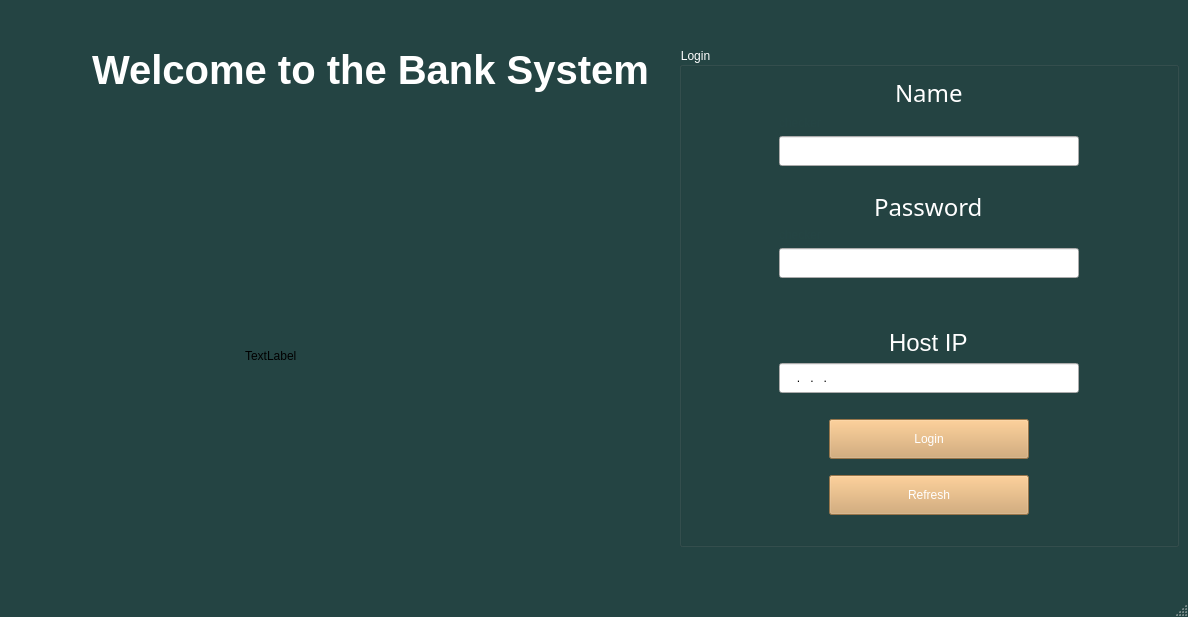
<?xml version="1.0" encoding="UTF-8"?>
<ui version="4.0">
 <class>MainWindow</class>
 <widget class="QMainWindow" name="MainWindow">
  <property name="geometry">
   <rect>
    <x>0</x>
    <y>0</y>
    <width>1188</width>
    <height>617</height>
   </rect>
  </property>
  <property name="minimumSize">
   <size>
    <width>1188</width>
    <height>617</height>
   </size>
  </property>
  <property name="windowTitle">
   <string>Bank  System</string>
  </property>
  <property name="styleSheet">
   <string notr="true">QMainWindow{
	
	background-color: rgb(36, 68, 67);
	
	font: 500 14pt &quot;Ubuntu&quot;;
	color: rgb(255, 255, 255);
}
</string>
  </property>
  <widget class="QWidget" name="centralwidget">
   <layout class="QGridLayout" name="gridLayout_2">
    <item row="2" column="3" rowspan="3">
     <widget class="QGroupBox" name="groupBox">
      <property name="minimumSize">
       <size>
        <width>500</width>
        <height>0</height>
       </size>
      </property>
      <property name="maximumSize">
       <size>
        <width>500</width>
        <height>500</height>
       </size>
      </property>
      <property name="styleSheet">
       <string notr="true">QGroupBox
{
	font: 700 18pt &quot;Ubuntu&quot;;
	color: rgb(255, 255, 255);
	
}</string>
      </property>
      <property name="title">
       <string>Login</string>
      </property>
      <layout class="QGridLayout" name="gridLayout">
       <item row="6" column="1">
        <spacer name="verticalSpacer_13">
         <property name="orientation">
          <enum>Qt::Vertical</enum>
         </property>
         <property name="sizeType">
          <enum>QSizePolicy::Fixed</enum>
         </property>
         <property name="sizeHint" stdset="0">
          <size>
           <width>20</width>
           <height>15</height>
          </size>
         </property>
        </spacer>
       </item>
       <item row="13" column="1">
        <spacer name="verticalSpacer_8">
         <property name="orientation">
          <enum>Qt::Vertical</enum>
         </property>
         <property name="sizeHint" stdset="0">
          <size>
           <width>20</width>
           <height>40</height>
          </size>
         </property>
        </spacer>
       </item>
       <item row="7" column="1" alignment="Qt::AlignHCenter">
        <widget class="QLabel" name="label_3">
         <property name="font">
          <font>
           <pointsize>18</pointsize>
          </font>
         </property>
         <property name="styleSheet">
          <string notr="true">QLabel
{
	color: rgb(255, 255, 255);
}</string>
         </property>
         <property name="text">
          <string>Host IP</string>
         </property>
        </widget>
       </item>
       <item row="1" column="1">
        <layout class="QVBoxLayout" name="verticalLayout">
         <item alignment="Qt::AlignHCenter">
          <widget class="QLabel" name="nameLbl">
           <property name="maximumSize">
            <size>
             <width>200</width>
             <height>50</height>
            </size>
           </property>
           <property name="font">
            <font>
             <family>Ubuntu Condensed</family>
             <pointsize>18</pointsize>
             <bold>false</bold>
            </font>
           </property>
           <property name="styleSheet">
            <string notr="true">QLabel
{
	color: rgb(255, 255, 255);
}</string>
           </property>
           <property name="text">
            <string>Name</string>
           </property>
          </widget>
         </item>
         <item alignment="Qt::AlignLeft">
          <widget class="QLabel" name="nameChk">
           <property name="styleSheet">
            <string notr="true">QLabel
{
	color: rgb(36, 68, 67);
}</string>
           </property>
           <property name="text">
            <string>checker</string>
           </property>
          </widget>
         </item>
         <item alignment="Qt::AlignHCenter">
          <widget class="QLineEdit" name="nameBox">
           <property name="minimumSize">
            <size>
             <width>300</width>
             <height>30</height>
            </size>
           </property>
           <property name="maximumSize">
            <size>
             <width>600</width>
             <height>60</height>
            </size>
           </property>
           <property name="styleSheet">
            <string notr="true">QLineEdit{
   padding: 5px;
	
	color: rgb(0, 0, 0);
}
QLineEdit:hover{
	
	
	background-color: rgb(246, 245, 244);
}
QLineEdit:focus{
	
	border-color: rgb(46, 194, 126);
}


</string>
           </property>
          </widget>
         </item>
        </layout>
       </item>
       <item row="14" column="2">
        <spacer name="horizontalSpacer_7">
         <property name="orientation">
          <enum>Qt::Horizontal</enum>
         </property>
         <property name="sizeType">
          <enum>QSizePolicy::Fixed</enum>
         </property>
         <property name="sizeHint" stdset="0">
          <size>
           <width>40</width>
           <height>20</height>
          </size>
         </property>
        </spacer>
       </item>
       <item row="2" column="1">
        <spacer name="verticalSpacer_2">
         <property name="orientation">
          <enum>Qt::Vertical</enum>
         </property>
         <property name="sizeType">
          <enum>QSizePolicy::Fixed</enum>
         </property>
         <property name="sizeHint" stdset="0">
          <size>
           <width>20</width>
           <height>20</height>
          </size>
         </property>
        </spacer>
       </item>
       <item row="15" column="1">
        <spacer name="verticalSpacer_10">
         <property name="orientation">
          <enum>Qt::Vertical</enum>
         </property>
         <property name="sizeType">
          <enum>QSizePolicy::Fixed</enum>
         </property>
         <property name="sizeHint" stdset="0">
          <size>
           <width>20</width>
           <height>20</height>
          </size>
         </property>
        </spacer>
       </item>
       <item row="11" column="1" alignment="Qt::AlignHCenter">
        <widget class="QPushButton" name="loginBtn">
         <property name="minimumSize">
          <size>
           <width>200</width>
           <height>40</height>
          </size>
         </property>
         <property name="maximumSize">
          <size>
           <width>300</width>
           <height>40</height>
          </size>
         </property>
         <property name="styleSheet">
          <string notr="true">QPushButton{
border -raduis: 3px;
	background-color: rgb(211, 164, 103);
color: rgb(255, 255, 255);
font: 700 16pt &quot;Ubuntu Condensed&quot;;
}

QPushButton:hover{
	
	background-color: rgb(255, 163, 72);
}

QPushButton:pressed{
	background-color: rgb(87, 227, 137);
}</string>
         </property>
         <property name="text">
          <string>Login</string>
         </property>
        </widget>
       </item>
       <item row="14" column="1" alignment="Qt::AlignHCenter">
        <widget class="QPushButton" name="refresh_btn">
         <property name="minimumSize">
          <size>
           <width>200</width>
           <height>40</height>
          </size>
         </property>
         <property name="maximumSize">
          <size>
           <width>200</width>
           <height>40</height>
          </size>
         </property>
         <property name="styleSheet">
          <string notr="true">QPushButton{
border -raduis: 3px;
	background-color: rgb(211, 164, 103);
color: rgb(255, 255, 255);
font: 700 16pt &quot;Ubuntu Condensed&quot;;
}

QPushButton:hover{
	
	background-color: rgb(255, 163, 72);
}

QPushButton:pressed{
	background-color: rgb(87, 227, 137);
}</string>
         </property>
         <property name="text">
          <string>Refresh</string>
         </property>
        </widget>
       </item>
       <item row="5" column="1">
        <layout class="QVBoxLayout" name="verticalLayout_2">
         <item alignment="Qt::AlignHCenter">
          <widget class="QLabel" name="passLbl">
           <property name="maximumSize">
            <size>
             <width>200</width>
             <height>50</height>
            </size>
           </property>
           <property name="font">
            <font>
             <family>Ubuntu Condensed</family>
             <pointsize>18</pointsize>
             <bold>false</bold>
            </font>
           </property>
           <property name="styleSheet">
            <string notr="true">QLabel
{
	color: rgb(255, 255, 255);
}</string>
           </property>
           <property name="text">
            <string>Password</string>
           </property>
          </widget>
         </item>
         <item alignment="Qt::AlignLeft">
          <widget class="QLabel" name="passChk">
           <property name="styleSheet">
            <string notr="true">QLabel
{
color: rgb(36, 68, 67);
}</string>
           </property>
           <property name="text">
            <string>checker</string>
           </property>
          </widget>
         </item>
         <item alignment="Qt::AlignHCenter">
          <widget class="QLineEdit" name="passBox">
           <property name="minimumSize">
            <size>
             <width>300</width>
             <height>30</height>
            </size>
           </property>
           <property name="maximumSize">
            <size>
             <width>600</width>
             <height>60</height>
            </size>
           </property>
           <property name="styleSheet">
            <string notr="true">QLineEdit{
   padding: 5px;
	
	color: rgb(0, 0, 0);
}
QLineEdit:hover{
	
	
	background-color: rgb(246, 245, 244);
}
QLineEdit:focus{
	
	border-color: rgb(46, 194, 126);
}


</string>
           </property>
           <property name="echoMode">
            <enum>QLineEdit::Password</enum>
           </property>
          </widget>
         </item>
         <item>
          <spacer name="verticalSpacer_11">
           <property name="orientation">
            <enum>Qt::Vertical</enum>
           </property>
           <property name="sizeType">
            <enum>QSizePolicy::Fixed</enum>
           </property>
           <property name="sizeHint" stdset="0">
            <size>
             <width>20</width>
             <height>40</height>
            </size>
           </property>
          </spacer>
         </item>
         <item>
          <spacer name="verticalSpacer_9">
           <property name="orientation">
            <enum>Qt::Vertical</enum>
           </property>
           <property name="sizeHint" stdset="0">
            <size>
             <width>20</width>
             <height>40</height>
            </size>
           </property>
          </spacer>
         </item>
        </layout>
       </item>
       <item row="8" column="1" alignment="Qt::AlignHCenter">
        <widget class="QLineEdit" name="ipBox">
         <property name="minimumSize">
          <size>
           <width>300</width>
           <height>30</height>
          </size>
         </property>
         <property name="maximumSize">
          <size>
           <width>600</width>
           <height>60</height>
          </size>
         </property>
         <property name="styleSheet">
          <string notr="true">QLineEdit{
   padding: 5px;
	
	color: rgb(0, 0, 0);
}
QLineEdit:hover{
	
	
	background-color: rgb(246, 245, 244);
}
QLineEdit:focus{
	
	border-color: rgb(46, 194, 126);
}


</string>
         </property>
         <property name="inputMask">
          <string>000.000.000.000</string>
         </property>
        </widget>
       </item>
       <item row="2" column="0">
        <spacer name="horizontalSpacer_3">
         <property name="orientation">
          <enum>Qt::Horizontal</enum>
         </property>
         <property name="sizeHint" stdset="0">
          <size>
           <width>40</width>
           <height>20</height>
          </size>
         </property>
        </spacer>
       </item>
       <item row="14" column="0">
        <spacer name="horizontalSpacer_6">
         <property name="orientation">
          <enum>Qt::Horizontal</enum>
         </property>
         <property name="sizeType">
          <enum>QSizePolicy::Fixed</enum>
         </property>
         <property name="sizeHint" stdset="0">
          <size>
           <width>40</width>
           <height>20</height>
          </size>
         </property>
        </spacer>
       </item>
       <item row="2" column="2">
        <spacer name="horizontalSpacer_4">
         <property name="orientation">
          <enum>Qt::Horizontal</enum>
         </property>
         <property name="sizeHint" stdset="0">
          <size>
           <width>40</width>
           <height>20</height>
          </size>
         </property>
        </spacer>
       </item>
       <item row="0" column="1">
        <spacer name="verticalSpacer_7">
         <property name="orientation">
          <enum>Qt::Vertical</enum>
         </property>
         <property name="sizeHint" stdset="0">
          <size>
           <width>20</width>
           <height>40</height>
          </size>
         </property>
        </spacer>
       </item>
       <item row="9" column="1">
        <spacer name="verticalSpacer_12">
         <property name="orientation">
          <enum>Qt::Vertical</enum>
         </property>
         <property name="sizeType">
          <enum>QSizePolicy::Fixed</enum>
         </property>
         <property name="sizeHint" stdset="0">
          <size>
           <width>20</width>
           <height>20</height>
          </size>
         </property>
        </spacer>
       </item>
       <item row="12" column="1">
        <spacer name="verticalSpacer_14">
         <property name="orientation">
          <enum>Qt::Vertical</enum>
         </property>
         <property name="sizeType">
          <enum>QSizePolicy::Fixed</enum>
         </property>
         <property name="sizeHint" stdset="0">
          <size>
           <width>20</width>
           <height>10</height>
          </size>
         </property>
        </spacer>
       </item>
      </layout>
     </widget>
    </item>
    <item row="1" column="1">
     <spacer name="verticalSpacer_5">
      <property name="orientation">
       <enum>Qt::Vertical</enum>
      </property>
      <property name="sizeHint" stdset="0">
       <size>
        <width>20</width>
        <height>40</height>
       </size>
      </property>
     </spacer>
    </item>
    <item row="3" column="2">
     <spacer name="horizontalSpacer_5">
      <property name="orientation">
       <enum>Qt::Horizontal</enum>
      </property>
      <property name="sizeType">
       <enum>QSizePolicy::Expanding</enum>
      </property>
      <property name="sizeHint" stdset="0">
       <size>
        <width>20</width>
        <height>20</height>
       </size>
      </property>
     </spacer>
    </item>
    <item row="4" column="0">
     <spacer name="horizontalSpacer_2">
      <property name="orientation">
       <enum>Qt::Horizontal</enum>
      </property>
      <property name="sizeType">
       <enum>QSizePolicy::Fixed</enum>
      </property>
      <property name="sizeHint" stdset="0">
       <size>
        <width>59</width>
        <height>20</height>
       </size>
      </property>
     </spacer>
    </item>
    <item row="2" column="4">
     <spacer name="horizontalSpacer">
      <property name="orientation">
       <enum>Qt::Horizontal</enum>
      </property>
      <property name="sizeType">
       <enum>QSizePolicy::Expanding</enum>
      </property>
      <property name="sizeHint" stdset="0">
       <size>
        <width>20</width>
        <height>20</height>
       </size>
      </property>
     </spacer>
    </item>
    <item row="5" column="1">
     <spacer name="verticalSpacer_6">
      <property name="orientation">
       <enum>Qt::Vertical</enum>
      </property>
      <property name="sizeHint" stdset="0">
       <size>
        <width>20</width>
        <height>40</height>
       </size>
      </property>
     </spacer>
    </item>
    <item row="2" column="1" rowspan="3">
     <layout class="QGridLayout" name="gridLayout_3">
      <item row="0" column="0" alignment="Qt::AlignHCenter">
       <widget class="QLabel" name="label">
        <property name="font">
         <font>
          <pointsize>30</pointsize>
          <bold>true</bold>
         </font>
        </property>
        <property name="styleSheet">
         <string notr="true">QLabel{
	color: rgb(255, 255, 255);
}</string>
        </property>
        <property name="text">
         <string>Welcome to the Bank System</string>
        </property>
       </widget>
      </item>
      <item row="4" column="0">
       <spacer name="verticalSpacer_4">
        <property name="orientation">
         <enum>Qt::Vertical</enum>
        </property>
        <property name="sizeHint" stdset="0">
         <size>
          <width>646</width>
          <height>18</height>
         </size>
        </property>
       </spacer>
      </item>
      <item row="2" column="0">
       <spacer name="verticalSpacer_3">
        <property name="orientation">
         <enum>Qt::Vertical</enum>
        </property>
        <property name="sizeHint" stdset="0">
         <size>
          <width>646</width>
          <height>18</height>
         </size>
        </property>
       </spacer>
      </item>
      <item row="3" column="0" alignment="Qt::AlignHCenter">
       <widget class="QLabel" name="logoLbl">
        <property name="minimumSize">
         <size>
          <width>250</width>
          <height>250</height>
         </size>
        </property>
        <property name="maximumSize">
         <size>
          <width>300</width>
          <height>300</height>
         </size>
        </property>
        <property name="text">
         <string>TextLabel</string>
        </property>
       </widget>
      </item>
      <item row="1" column="0">
       <spacer name="verticalSpacer">
        <property name="orientation">
         <enum>Qt::Vertical</enum>
        </property>
        <property name="sizeHint" stdset="0">
         <size>
          <width>646</width>
          <height>18</height>
         </size>
        </property>
       </spacer>
      </item>
     </layout>
    </item>
   </layout>
  </widget>
  <widget class="QMenuBar" name="menubar">
   <property name="geometry">
    <rect>
     <x>0</x>
     <y>0</y>
     <width>1188</width>
     <height>26</height>
    </rect>
   </property>
  </widget>
  <widget class="QStatusBar" name="statusbar"/>
 </widget>
 <resources/>
 <connections/>
</ui>
